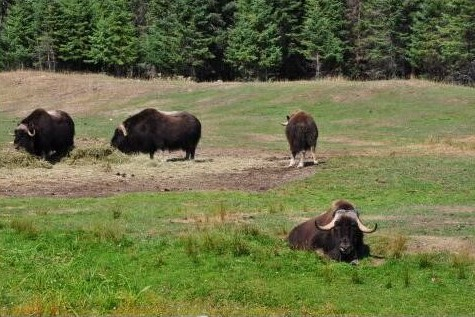
#> input picture data/1.jpg, 475 x 317 px
$ python t1.py
#> lines starting #> are read from the running program, lines starting #| are printed output that depends on the picture; after the words box and inside, x2 and y2 are one past the last pixel; in counts of white or black regions, pixels touching at a corner belong together
# >>>>>>
# Descripttion:
# version: 1.0
# Author: Zx
# Email: ureinsecure@outlook.com
# Date: 2023-04-24 08:52:55
# LastEditors: Zx
# LastEditTime: 2023-04-24 09:38:34
# FilePath: /homework_2023/t1.py
# <<<<<<
import cv2 as cv  # 引入 OpenCV 库


img = cv.imread('data/1.jpg')  # 使用 imread 函数读取图像，并以 numpy 数组形式储存
#> img is the input picture: shape (317, 475, 3); mean B, G, R 69.8, 113.8, 107.5
print(img.shape)  # 查看图像的大小。返回的元组（touple）中的三个数依次表示高度、宽度和通道数
#| (317, 475, 3)
print(img.dtype)  # 查看图片的类型
#| uint8
cv.imshow('img', img)  # 使用imshow函数显示图像，第一个参数是窗口名称（可不写），第二个参数是要显示的图像的名称，一定要写
cv.imwrite('origin.jpg', img)

# cv.waitKey(0) #可以让窗口一直显示图像直到按下任意按键
# 使用 cv.cvtColor 函数转换色彩空间，参数‘cv.COLOR_BGR2GRAY’表示从 RGB 空间转换到灰度空间
img_GRAY = cv.cvtColor(img, cv.COLOR_BGR2GRAY)
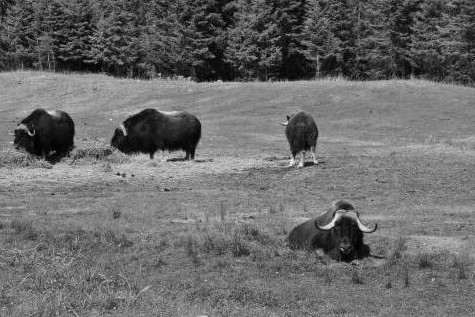
#> img_GRAY: shape (317, 475); min 0, max 244, mean 106.9
cv.imshow('gray', img_GRAY)
cv.imwrite('gray.jpg', img_GRAY)

# 使用 cv.threshold函数进行图像阈值处理，参数‘cv.THRESH_BINARY’代表了阈值的类型，127 为阈值
ret, thresh = cv.threshold(img_GRAY, 127, 255, cv.THRESH_BINARY)
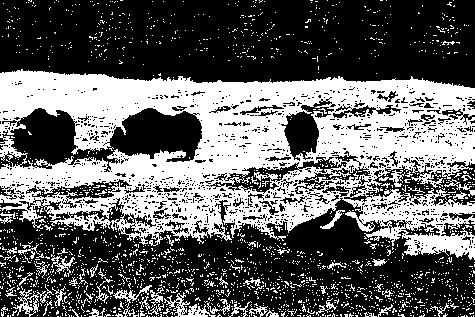
#> thresh: shape (317, 475); 38.6% white; 1934 white regions (1879 under 20 px), largest, box (x1, y1, x2, y2) and area: (0, 69, 475, 260) 49431, (164, 292, 216, 317) 400, (13, 284, 54, 317) 319
cv.imshow('threshold', thresh)
cv.imwrite('bin.jpg', thresh)

# cv.waitKey(0)
# 使用 cv.resize 函数进行图像缩放
res = cv.resize(img, None, fx=2, fy=2, interpolation=cv.INTER_CUBIC)
cv.imshow('resize', res)
cv.waitKey(0)
cv.imwrite('result.jpg', res)  # 保存图像
cv.waitKey(0)

$ run again, with data/2.jpg copied over data/1.jpg
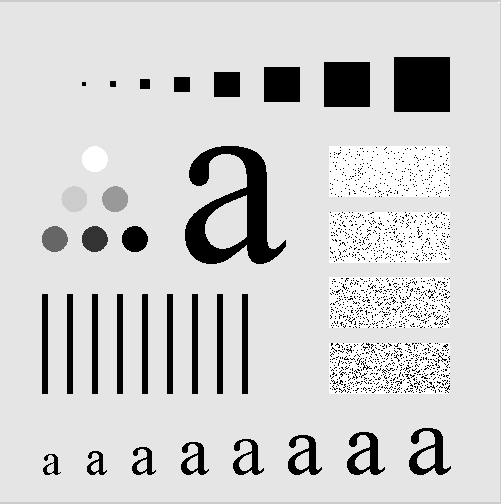
#> input picture data/2.jpg, 501 x 504 px
#> img is the input picture: shape (504, 501, 3); mean B, G, R 207.3, 207.3, 207.4
#| (504, 501, 3)
#| uint8
#> `ret, thresh = cv.threshold(img_GRAY, 127, 255, cv.THRESH_BINARY)`:
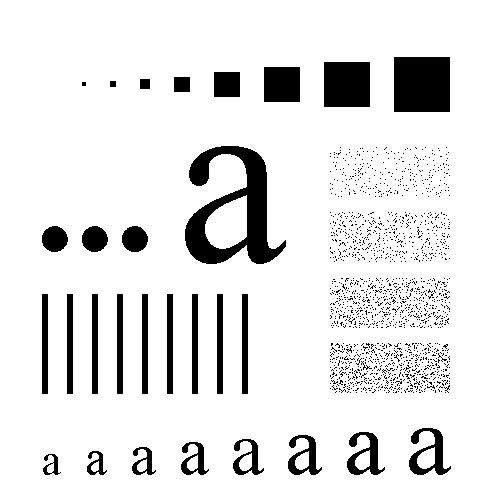
#> thresh: shape (504, 501); 89.6% white; 1561 black regions (1532 under 20 px), largest, box (x1, y1, x2, y2) and area: (185, 146, 286, 264) 5099, (394, 57, 450, 112) 3080, (324, 62, 370, 107) 2070

$ run again, with data/3.jpg copied over data/1.jpg
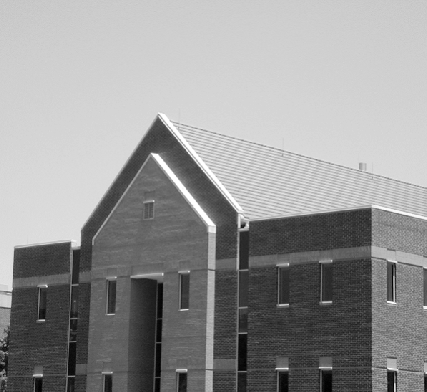
#> input picture data/3.jpg, 427 x 392 px
#> img is the input picture: shape (392, 427, 3); mean B, G, R 149.4, 149.4, 149.4
#| (392, 427, 3)
#| uint8
#> `ret, thresh = cv.threshold(img_GRAY, 127, 255, cv.THRESH_BINARY)`:
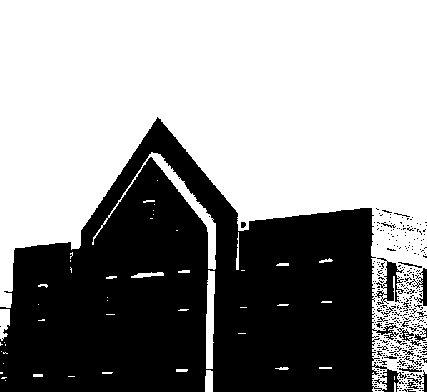
#> thresh: shape (392, 427); 58.6% white; 336 black regions (313 under 20 px), largest, box (x1, y1, x2, y2) and area: (0, 117, 407, 392) 66959, (375, 258, 404, 305) 502, (406, 268, 427, 306) 239
